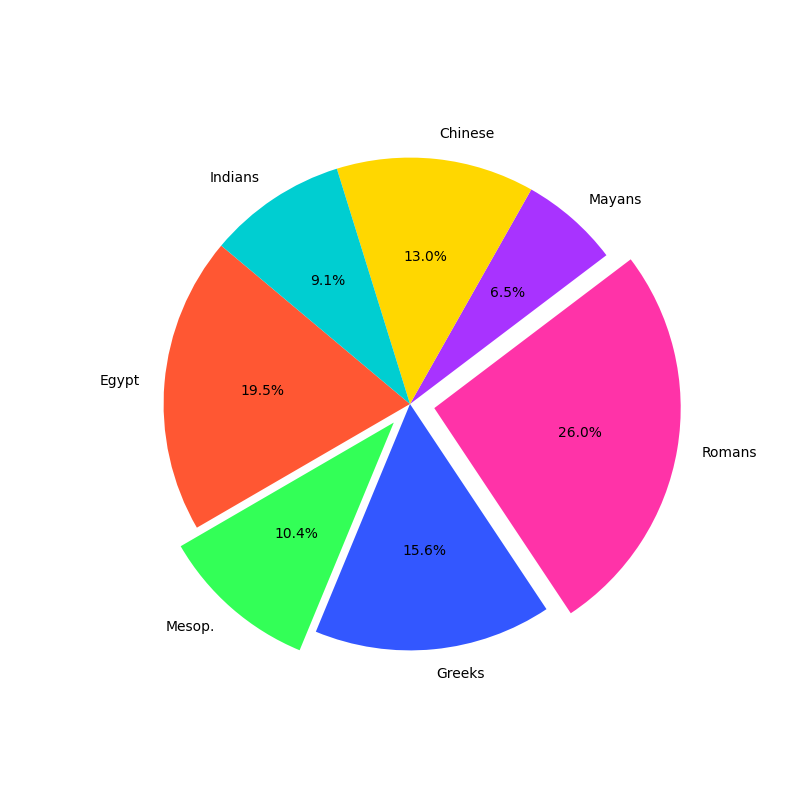

This chart was generated by the following Python code:
import matplotlib.pyplot as plt

# Define data with additional civilizations
civilizations = ['Egypt', 'Mesop.', 'Greeks', 'Romans', 'Mayans', 'Chinese', 'Indians']
wonders_count = [15, 8, 12, 20, 5, 10, 7]

# New colors for the chart, extended for the new data
colors = ['#FF5733', '#33FF57', '#3357FF', '#FF33A8', '#A833FF', '#FFD700', '#00CED1']

# Explode certain slices for emphasis
explode = (0, 0.1, 0, 0.1, 0, 0, 0)

# Create the pie chart
fig, ax = plt.subplots(figsize=(8, 8))
ax.pie(
    wonders_count,
    labels=civilizations,
    colors=colors,
    explode=explode,
    autopct='%1.1f%%',
    startangle=140
)

# Display the plot
plt.show()
